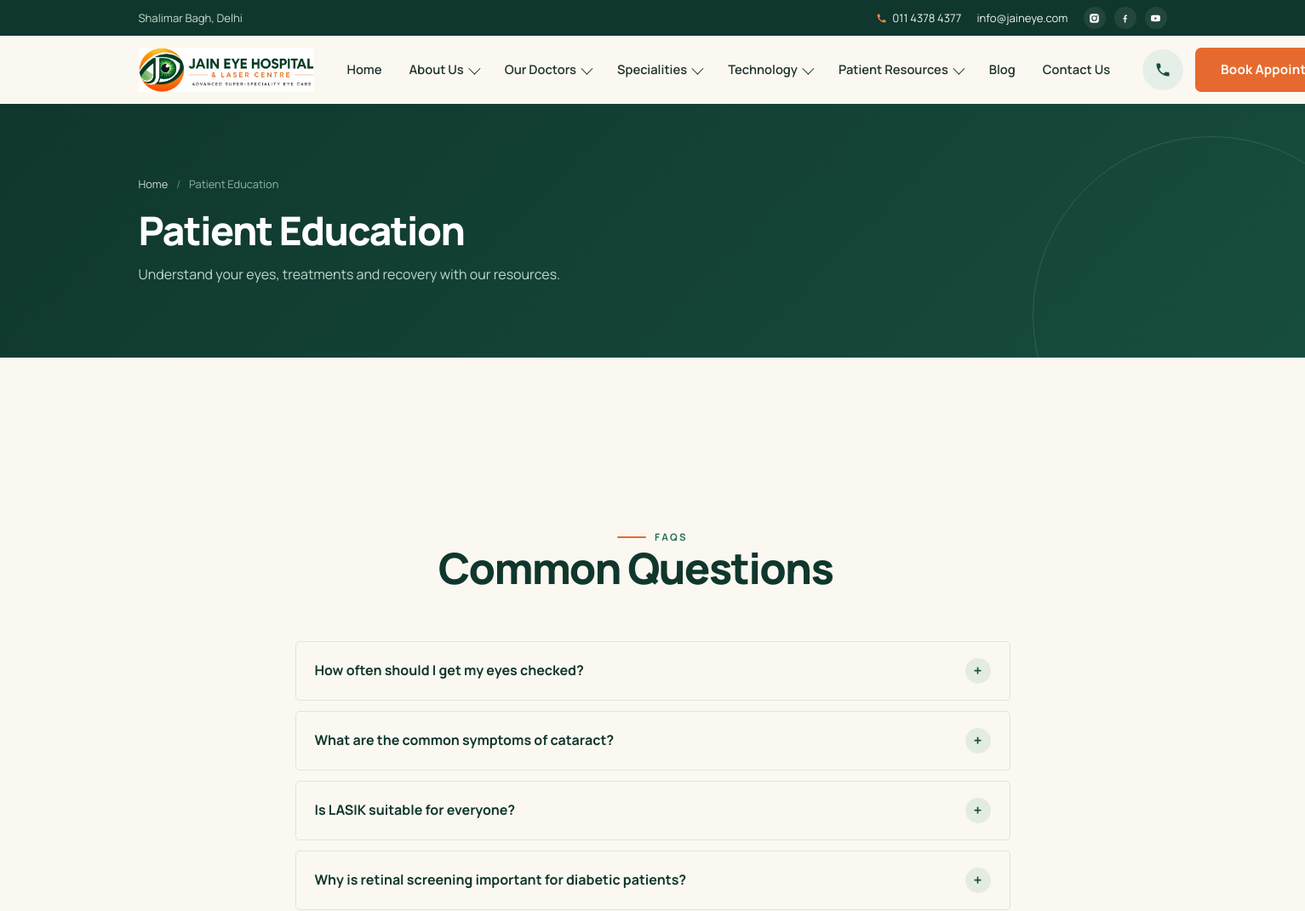
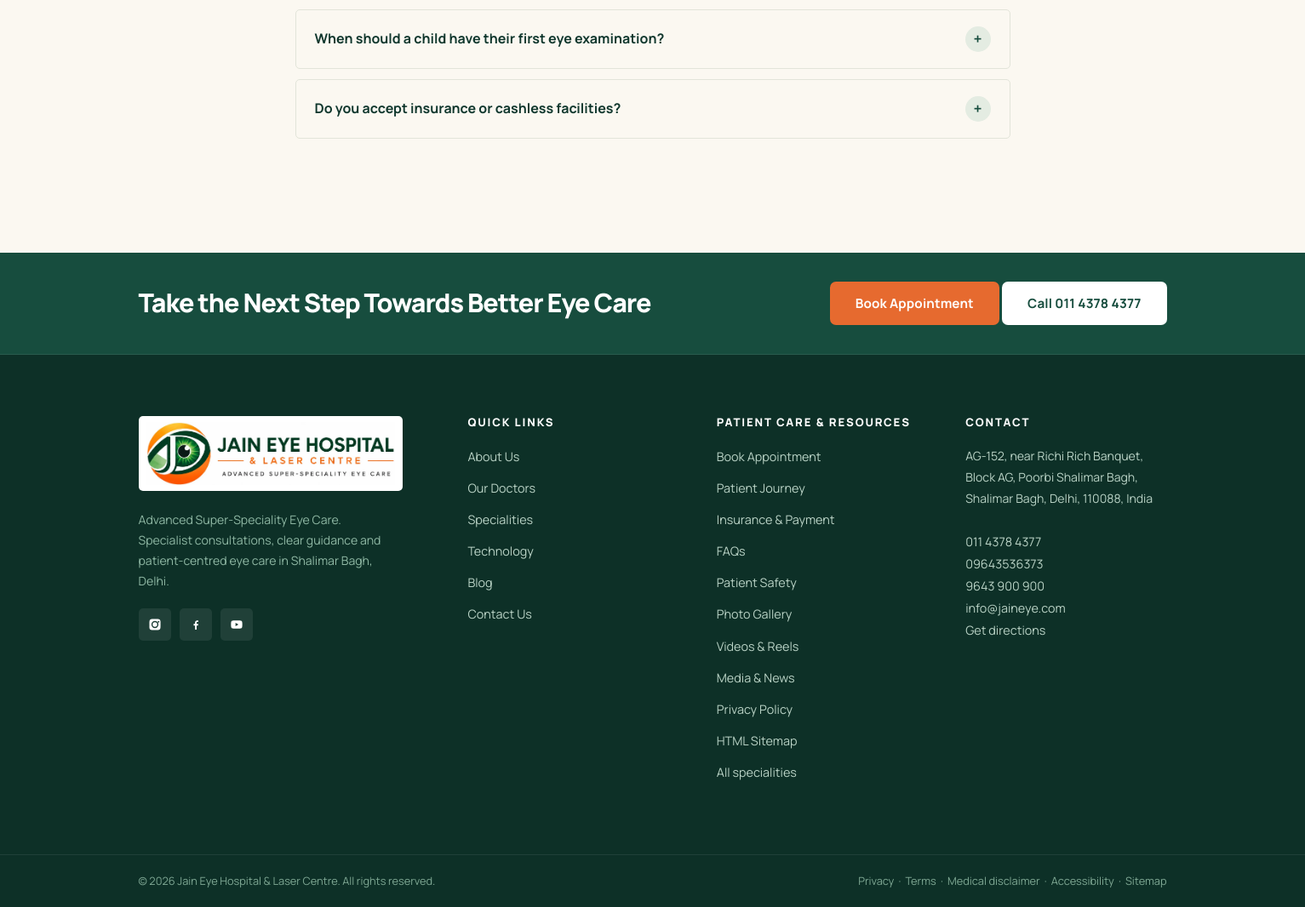
/patient-education, run on the app's committed database (2 pictures, top to bottom).
### tables this page shows
CREATE TABLE navigation_items (
  id INT UNSIGNED AUTO_INCREMENT PRIMARY KEY,
  parent_id INT UNSIGNED DEFAULT NULL,
  menu_location ENUM('header','footer') NOT NULL DEFAULT 'header',
  label VARCHAR(120) NOT NULL,
  url VARCHAR(255) NOT NULL,
  has_mega TINYINT(1) NOT NULL DEFAULT 0,
  position INT NOT NULL DEFAULT 0,
  is_active TINYINT(1) NOT NULL DEFAULT 1,
  INDEX idx_parent (parent_id)
);

CREATE TABLE faqs (
  id INT UNSIGNED AUTO_INCREMENT PRIMARY KEY,
  question VARCHAR(300) NOT NULL,
  answer TEXT NOT NULL,
  category VARCHAR(100) DEFAULT 'General',
  context VARCHAR(60) DEFAULT 'website',
  position INT NOT NULL DEFAULT 0,
  is_active TINYINT(1) NOT NULL DEFAULT 1
);

CREATE TABLE footer_links (
  id INT UNSIGNED AUTO_INCREMENT PRIMARY KEY,
  column_group VARCHAR(60) NOT NULL DEFAULT 'Quick Links',
  label VARCHAR(120) NOT NULL,
  url VARCHAR(255) NOT NULL,
  position INT NOT NULL DEFAULT 0,
  is_active TINYINT(1) NOT NULL DEFAULT 1
);

### includes/functions.php (called while the page is built, shortened)
<?php
function e(?string $value): string
{
    return htmlspecialchars((string)$value, ENT_QUOTES, 'UTF-8');
}
function url(string $path = ''): string
{
    $scriptDir = str_replace('\\', '/', dirname($_SERVER['SCRIPT_NAME'] ?? '/'));
    $base = rtrim($scriptDir, '/');
    return $base . '/' . ltrim($path, '/');
}
function asset(string $path): string
{
    return url('assets/' . ltrim($path, '/'));
}
function setting(string $key, string $default = ''): string
{
    static $settings = null;
    if ($settings === null) {
        $settings = [];
        foreach (db_all("SELECT setting_key, setting_value FROM site_settings") as $row) {
            $settings[$row['setting_key']] = $row['setting_value'];
        }
    }
    return $settings[$key] ?? $default;
}
function nav_tree(): array
{
    $items = db_all(
        "SELECT * FROM navigation_items
         WHERE is_active = 1 AND menu_location = 'header'
         ORDER BY parent_id, position"
    );
    $tree = ['top' => [], 'children' => []];
    foreach ($items as $item) {
        if ($item['parent_id']) {
            $tree['children'][$item['parent_id']][] = $item;
        } else {
            $tree['top'][] = $item;
        }
    }
    foreach ($tree['top'] as &$top) {
        if ((int)$top['has_mega'] === 1) {
            $cols = db_all(
                "SELECT * FROM mega_menu_columns WHERE nav_item_id = ? AND is_active = 1 ORDER BY position",
                [$top['id']]
            );
        }
    }
    return $tree;
}
function footer_columns(): array
{
    $rows = db_all("SELECT * FROM footer_links WHERE is_active = 1 ORDER BY column_group, position");
    $cols = [];
    foreach ($rows as $row) {
        $cols[$row['column_group']][] = $row;
    }
    return $cols;
}

### includes/db.php (called while the page is built, shortened)
<?php
function db(): PDO
{
    static $pdo = null;
    if ($pdo instanceof PDO) {
        return $pdo;
    }
    $dsn = 'mysql:host=' . DB_HOST . ';dbname=' . DB_NAME . ';charset=' . DB_CHARSET;
    try {
        $pdo = new PDO($dsn, DB_USER, DB_PASS, [
            PDO::ATTR_ERRMODE            => PDO::ERRMODE_EXCEPTION,
            PDO::ATTR_DEFAULT_FETCH_MODE => PDO::FETCH_ASSOC,
            PDO::ATTR_EMULATE_PREPARES   => false,
        ]);
    } catch (PDOException $e) {
        error_log('DB connection failed: ' . $e->getMessage());
        http_response_code(503);
        exit('Service temporarily unavailable. Please try again later.');
    }
    return $pdo;
}
function db_all(string $sql, array $params = []): array
{
    $stmt = db()->prepare($sql);
    $stmt->execute($params);
    return $stmt->fetchAll();
}

### pages/education.php (the view, shortened to what this page needs)
<?php
$faqs = db_all("SELECT * FROM faqs WHERE is_active=1 ORDER BY position LIMIT 8");
require __DIR__ . '/../includes/header.php';
?>
<section class="page-hero"><div class="container">
  <nav class="breadcrumb" aria-label="Breadcrumb"><a href="<?= url('/') ?>">Home</a><span class="sep">/</span><span>Patient Education</span></nav>
  <h1>Patient Education</h1><p>Understand your eyes, treatments and recovery with our resources.</p>
</div></section>
<section class="section"><div class="container">
  <?php if ($faqs): ?>
  <div class="section-head center reveal" style="margin-top:70px"><span class="eyebrow">FAQs</span><h2>Common Questions</h2></div>
  <div class="faq">
    <?php foreach ($faqs as $faq): ?>
    <details><summary><?= e($faq['question']) ?><span class="plus">+</span></summary>
      <div class="faq__answer"><?= nl2br(e($faq['answer'])) ?></div></details>
    <?php endforeach; ?>
  </div>
  <?php endif; ?>
</div></section>
<?php require __DIR__ . '/../includes/footer.php'; ?>

### includes/header.php (shortened to what this page needs)
<?php
$nav = nav_tree();
?>
<!DOCTYPE html>
<html lang="en">
<head>
<link rel="stylesheet" href="<?= asset('css/style.css') ?>">
</head>
<body>
<div class="utility-bar">
  <div class="container">
    <span class="utility-bar__left"><?= e(SITE_AREA) ?></span>
    <div class="utility-bar__right">
      <a href="tel:+911143784377">
        <svg class="icon" viewBox="0 0 24 24"><path d="M6.6 10.8c1.4 2.8 3.8 5.2 6.6 6.6l2.2-2.2c.3-.3.7-.4 1-.2 1.2.4 2.4.6 3.7.6.6 0 1 .4 1 1V20c0 .6-.4 1-1 1C10.6 21 3 13.4 3 4c0-.6.4-1 1-1h3.5c.6 0 1 .4 1 1 0 1.3.2 2.5.6 3.7.1.3 0 .7-.2 1l-2.3 2.1z"/></svg>
        <?= e(SITE_PHONE_1) ?></a>
      <a href="mailto:<?= e(SITE_EMAIL) ?>"><?= e(SITE_EMAIL) ?></a>
      <span class="utility-bar__social">
        <a href="<?= e(SITE_INSTAGRAM) ?>" target="_blank" rel="noopener" aria-label="Instagram"></a>
        <a href="<?= e(SITE_FACEBOOK) ?>" target="_blank" rel="noopener" aria-label="Facebook"><svg viewBox="0 0 24 24"><path d="M13.5 21v-7h2.4l.4-3h-2.8V9.1c0-.9.3-1.5 1.6-1.5h1.3V4.9c-.3 0-1.1-.1-2.1-.1-2.1 0-3.6 1.3-3.6 3.7V11H8.2v3h2.5v7h2.8z"/></svg></a>
        <a href="<?= e(SITE_YOUTUBE) ?>" target="_blank" rel="noopener" aria-label="YouTube"><svg viewBox="0 0 24 24"><path d="M21.6 7.2a2.5 2.5 0 0 0-1.8-1.8C18.2 5 12 5 12 5s-6.2 0-7.8.4A2.5 2.5 0 0 0 2.4 7.2 26 26 0 0 0 2 12a26 26 0 0 0 .4 4.8 2.5 2.5 0 0 0 1.8 1.8c1.6.4 7.8.4 7.8.4s6.2 0 7.8-.4a2.5 2.5 0 0 0 1.8-1.8A26 26 0 0 0 22 12a26 26 0 0 0-.4-4.8zM10 15V9l5.2 3L10 15z"/></svg></a>
      </span>
    </div>
  </div>
</div>
<header class="site-header">
  <div class="container">
    <nav class="nav" aria-label="Main navigation">
      <a class="nav__logo" href="<?= url('/') ?>" aria-label="<?= e(SITE_NAME) ?> - Home">
        <img src="<?= asset('img/logo-official.webp') ?>" alt="<?= e(SITE_NAME) ?> — <?= e(SITE_TAGLINE) ?>" width="256" height="64">
      </a>
      <ul class="nav__menu">
        <?php foreach ($nav['top'] as $item):
          $children = $nav['children'][$item['id']] ?? [];
          $mega = $item['mega'] ?? [];
          $hasSub = $children || $mega;
        ?>
        <li class="nav__item<?= $hasSub ? ' nav__item--has-sub' : '' ?>">
          <a class="nav__link" href="<?= url(ltrim($item['url'], '/')) ?>"
             <?php if ($hasSub): ?>aria-haspopup="true" aria-expanded="false"<?php endif; ?>>
            <?= e($item['label']) ?><?php if ($hasSub): ?><span class="caret" aria-hidden="true"></span><?php endif; ?>
          </a>
        </li>
        <?php endforeach; ?>
      </ul>
      <div class="nav__cta">
        <a class="nav__call" href="tel:+911143784377" aria-label="Call <?= e(SITE_PHONE_1) ?>">
          <svg viewBox="0 0 24 24"><path d="M6.6 10.8c1.4 2.8 3.8 5.2 6.6 6.6l2.2-2.2c.3-.3.7-.4 1-.2 1.2.4 2.4.6 3.7.6.6 0 1 .4 1 1V20c0 .6-.4 1-1 1C10.6 21 3 13.4 3 4c0-.6.4-1 1-1h3.5c.6 0 1 .4 1 1 0 1.3.2 2.5.6 3.7.1.3 0 .7-.2 1l-2.3 2.1z"/></svg>
        </a>
        <a class="btn btn--primary" href="<?= url('book-appointment') ?>">Book Appointment</a>
      </div>
    </nav>
  </div>
</header>
<main id="main">

### includes/footer.php (shortened to what this page needs)
<?php
$footer_cols = footer_columns();
$quick_links = $footer_cols['Quick Links'] ?? [];
$patient_resource_links = array_merge($footer_cols['Patient Care'] ?? [], $footer_cols['Resources'] ?? []);
?>
</main>
<footer class="site-footer">
  <div class="footer-cta">
    <div class="container">
      <h2><?= e(setting('final_headline', 'Take the Next Step Towards Better Eye Care')) ?></h2>
      <div class="btn-row">
        <a class="btn btn--primary" href="<?= url('book-appointment') ?>">Book Appointment</a>
        <a class="btn btn--light" href="tel:+911143784377">Call <?= e(SITE_PHONE_1) ?></a>
      </div>
    </div>
  </div>
  <div class="footer-main">
    <div class="container footer-grid">
      <div class="footer-brand">
        <a class="footer-brand__logo" href="<?= url('/') ?>" aria-label="<?= e(SITE_NAME) ?> home">
          <img src="<?= asset('img/logo-official.webp') ?>" alt="<?= e(SITE_NAME) ?> — <?= e(SITE_TAGLINE) ?>">
        </a>
        <p><?= e(SITE_TAGLINE) ?>. Specialist consultations, clear guidance and patient-centred eye care in <?= e(SITE_AREA) ?>.</p>
        <div class="footer-social">
          <a href="<?= e(SITE_INSTAGRAM) ?>" target="_blank" rel="noopener" aria-label="Instagram"></a>
          <a href="<?= e(SITE_FACEBOOK) ?>" target="_blank" rel="noopener" aria-label="Facebook"><svg viewBox="0 0 24 24"><path d="M13.5 21v-7h2.4l.4-3h-2.8V9.1c0-.9.3-1.5 1.6-1.5h1.3V4.9c-.3 0-1.1-.1-2.1-.1-2.1 0-3.6 1.3-3.6 3.7V11H8.2v3h2.5v7h2.8z"/></svg></a>
          <a href="<?= e(SITE_YOUTUBE) ?>" target="_blank" rel="noopener" aria-label="YouTube"><svg viewBox="0 0 24 24"><path d="M21.6 7.2a2.5 2.5 0 0 0-1.8-1.8C18.2 5 12 5 12 5s-6.2 0-7.8.4A2.5 2.5 0 0 0 2.4 7.2 26 26 0 0 0 2 12a26 26 0 0 0 .4 4.8 2.5 2.5 0 0 0 1.8 1.8c1.6.4 7.8.4 7.8.4s6.2 0 7.8-.4a2.5 2.5 0 0 0 1.8-1.8A26 26 0 0 0 22 12a26 26 0 0 0-.4-4.8zM10 15V9l5.2 3L10 15z"/></svg></a>
        </div>
      </div>
      <div class="footer-col">
        <h4>Quick Links</h4>
        <ul>
          <?php foreach ($quick_links as $link): ?>
          <li><a href="<?= url(ltrim($link['url'], '/')) ?>"><?= e($link['label']) ?></a></li>
          <?php endforeach; ?>
        </ul>
      </div>
      <div class="footer-col">
        <h4>Patient Care &amp; Resources</h4>
        <ul>
          <?php foreach ($patient_resource_links as $link): ?>
          <li><a href="<?= url(ltrim($link['url'], '/')) ?>"><?= e($link['label']) ?></a></li>
          <?php endforeach; ?>
          <li><a href="<?= url('specialities') ?>">All specialities</a></li>
        </ul>
      </div>
      <div class="footer-col">
        <h4>Contact</h4>
        <address>
          <?= e(SITE_ADDRESS) ?><br><br>
          <a href="tel:+911143784377"><?= e(SITE_PHONE_1) ?></a><br>
          <a href="tel:+919643536373"><?= e(SITE_PHONE_2) ?></a><br>
          <a href="tel:+919643900900"><?= e(SITE_PHONE_3) ?></a><br>
          <a href="mailto:<?= e(SITE_EMAIL) ?>"><?= e(SITE_EMAIL) ?></a>
          <p><a href="<?= e(SITE_MAPS_URL) ?>" target="_blank" rel="noopener">Get directions</a></p>
        </address>
      </div>
    </div>
  </div>
  <div class="footer-bottom">
    <div class="container">
      <span>&copy; <?= date('Y') ?> <?= e(SITE_NAME) ?>. All rights reserved.</span>
      <span>
        <a href="<?= url('privacy-policy') ?>" style="color:#7FA894">Privacy</a> &nbsp;·&nbsp;
        <a href="<?= url('terms-and-conditions') ?>" style="color:#7FA894">Terms</a> &nbsp;·&nbsp;
        <a href="<?= url('medical-disclaimer') ?>" style="color:#7FA894">Medical disclaimer</a> &nbsp;·&nbsp;
        <a href="<?= url('accessibility') ?>" style="color:#7FA894">Accessibility</a> &nbsp;·&nbsp;
        <a href="<?= url('sitemap') ?>" style="color:#7FA894">Sitemap</a>
      </span>
    </div>
  </div>
</footer>
</body>
</html>

### data on the page
navigation_items: label "Home"
navigation_items: label "About Us"
navigation_items: label "Our Doctors"
navigation_items: label "Specialities"
navigation_items: label "Technology"
navigation_items: label "Patient Resources"
navigation_items: label "Blog"
navigation_items: label "Contact Us"
faqs: question "How often should I get my eyes checked?"
faqs: question "What are the common symptoms of cataract?"
faqs: question "Is LASIK suitable for everyone?"
faqs: question "Why is retinal screening important for diabetic patients?"
faqs: question "When should a child have their first eye examination?"
faqs: question "Do you accept insurance or cashless facilities?"
footer_links: label "About Us"
footer_links: label "Our Doctors"
footer_links: label "Specialities"
footer_links: label "Technology"
footer_links: label "Blog"
footer_links: label "Contact Us"
footer_links: label "Book Appointment"
footer_links: label "Patient Journey"
footer_links: label "Insurance & Payment"
footer_links: label "FAQs"
footer_links: label "Patient Safety"
footer_links: label "Photo Gallery"
footer_links: label "Videos & Reels"
footer_links: label "Media & News"
footer_links: label "Privacy Policy"
footer_links: label "HTML Sitemap"

### other printed values
SITE_AREA "Shalimar Bagh, Delhi"
SITE_PHONE_1 "011 4378 4377"
SITE_EMAIL "info@jaineye.com"
SITE_TAGLINE "Advanced Super-Speciality Eye Care"
SITE_ADDRESS "AG-152, near Richi Rich Banquet, Block AG, Poorbi Shalimar Bagh, Shalimar Bagh, Delhi, 110088, India"
SITE_PHONE_2 "09643536373"
SITE_PHONE_3 "9643 900 900"
SITE_NAME "Jain Eye Hospital & Laser Centre"
